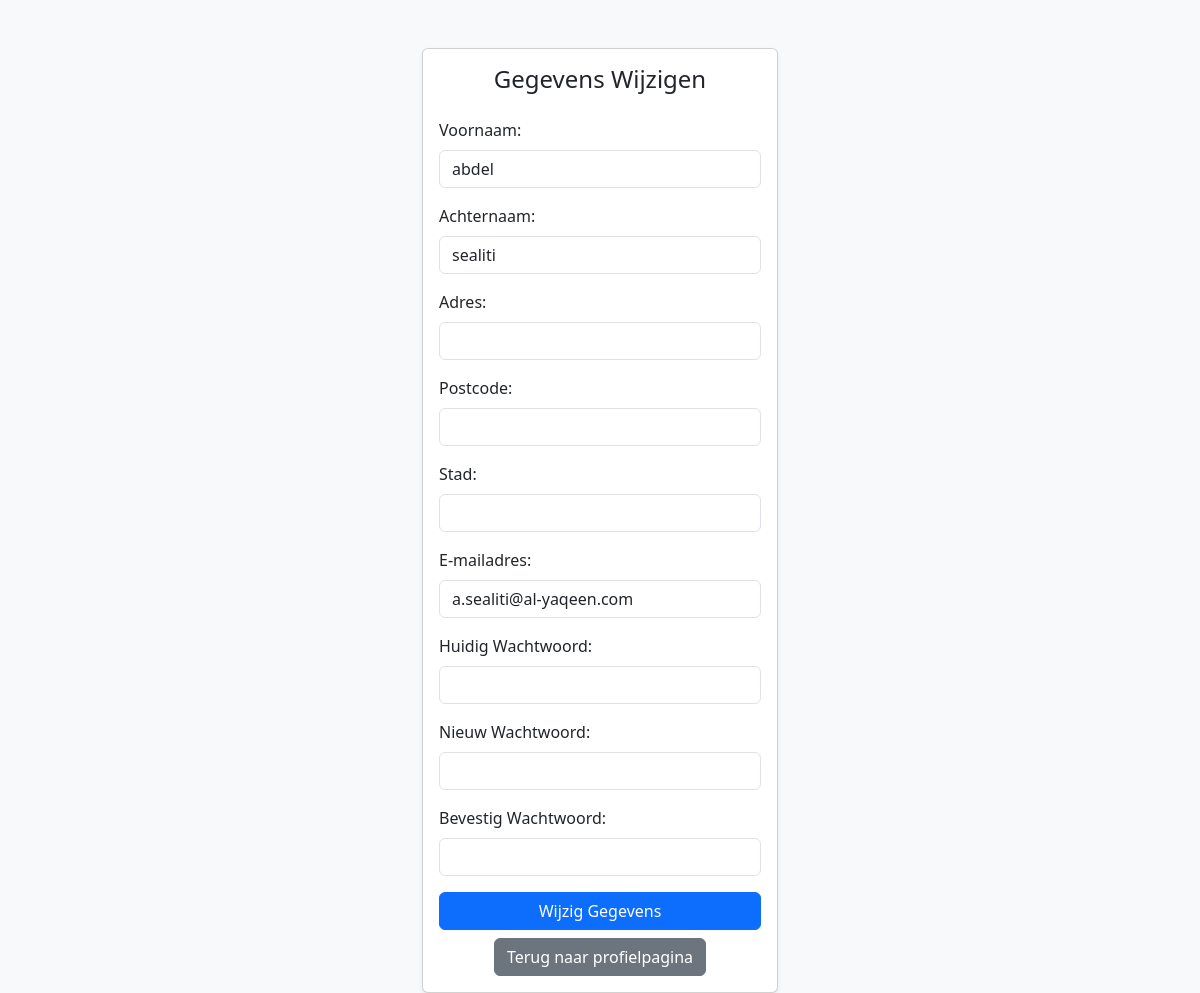
The page /edit_data.php (signed in) on the database as committed earlier.
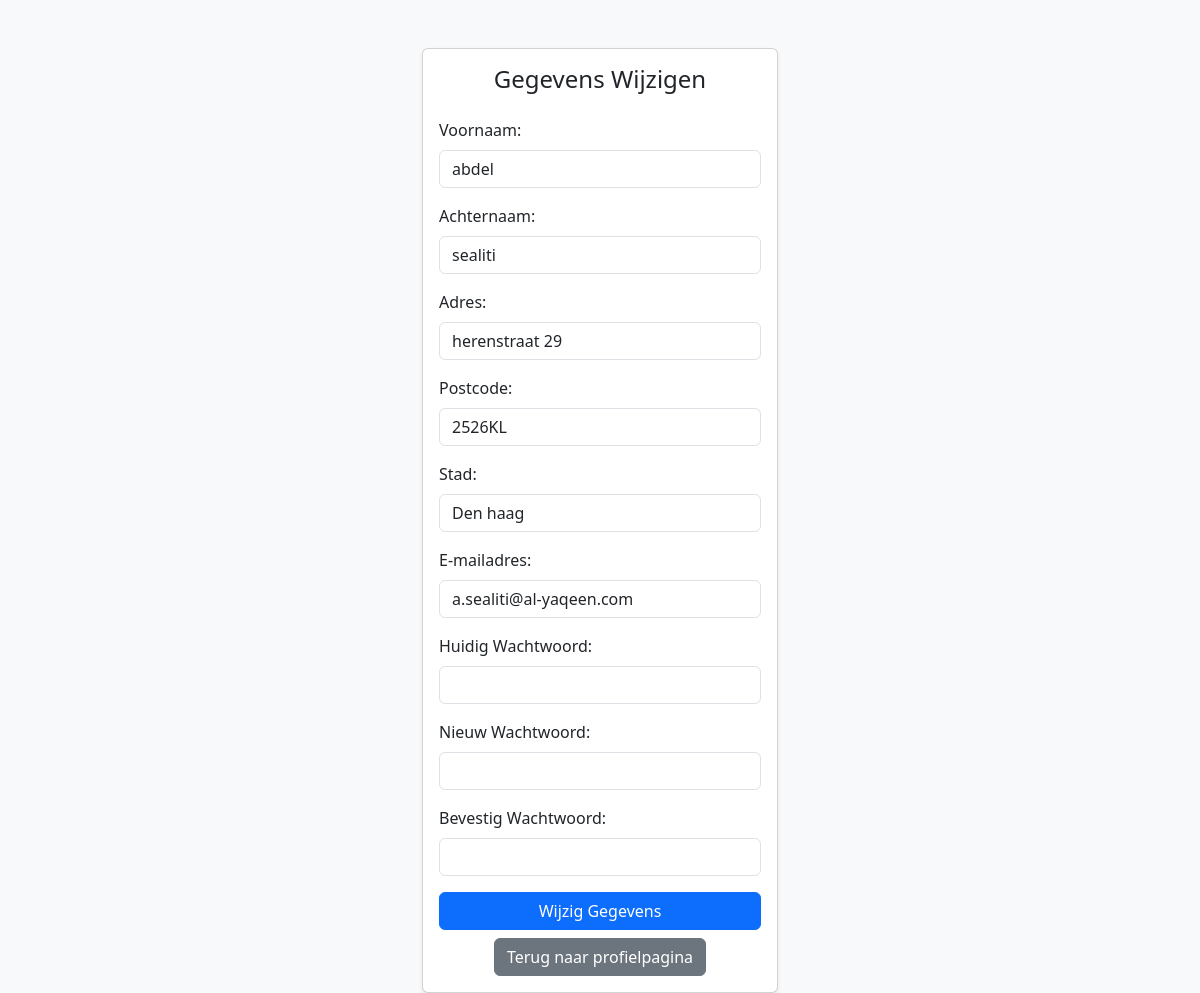
The same page on the database as committed later.
### tables this page shows
CREATE TABLE `user` (
  `id` int(11) NOT NULL,
  `email` varchar(255) NOT NULL,
  `password` varchar(255) NOT NULL,
  `first_name` varchar(255) NOT NULL,
  `last_name` varchar(255) NOT NULL,
  `role` enum('member','admin') NOT NULL
);

CREATE TABLE `purchase` (
  `id` int(11) NOT NULL,
  `fname` varchar(255) NOT NULL,
  `lname` varchar(255) NOT NULL,
  `email` varchar(255) NOT NULL,
  `address` varchar(255) NOT NULL,
  `zipcode` varchar(255) NOT NULL,
  `city` varchar(255) NOT NULL,
  `date` date NOT NULL,
  `user_id` int(11) NOT NULL,
  `scooter_id` int(11) NOT NULL
);

### edit_data.php (the view, shortened to what this page needs)
<?php
include_once 'modules/database.php';
$user = $_SESSION['user'];
$user_id = $user->id;
$stmt = $pdo->prepare("
    SELECT u.first_name, u.last_name, u.email, p.address, p.zipcode, p.city
    FROM user u
    LEFT JOIN purchase p ON u.id = p.user_id
    WHERE u.id = ?
");
$stmt->execute([$user_id]);
$userData = $stmt->fetch(PDO::FETCH_ASSOC);
$firstName = ($userData['first_name'] ?? '');
$lastName = ($userData['last_name'] ?? '');
$email = ($userData['email'] ?? '');
$address = ($userData['address'] ?? '');
$zipcode = ($userData['zipcode'] ?? '');
$city = ($userData['city'] ?? '');
?>
<!DOCTYPE html>
<html lang="nl">
<head>
    <link href="https://cdn.jsdelivr.net/npm/bootstrap@5.3.0-alpha1/dist/css/bootstrap.min.css" rel="stylesheet">
</head>
<body class="bg-light">
<div class="container mt-5">
    <div class="row justify-content-center">
        <div class="col-md-6 col-lg-4">
            <div class="card shadow-sm">
                <div class="card-body">
                    <h1 class="h4 text-center mb-4">Gegevens Wijzigen</h1>
                    <form action="" method="post">
                        <div class="mb-3">
                            <label for="first_name" class="form-label">Voornaam:</label>
                            <input type="text" name="first_name" class="form-control" id="first_name"
                                   value="<?= $firstName ?>" required>
                        </div>
                        <div class="mb-3">
                            <label for="last_name" class="form-label">Achternaam:</label>
                            <input type="text" name="last_name" class="form-control" id="last_name"
                                   value="<?= $lastName ?>" required>
                        </div>
                        <div class="mb-3">
                            <label for="address" class="form-label">Adres:</label>
                            <input type="text" name="address" class="form-control" id="address"
                                   value="<?= $address ?>" required>
                        </div>
                        <div class="mb-3">
                            <label for="zipcode" class="form-label">Postcode:</label>
                            <input type="text" name="zipcode" class="form-control" id="zipcode"
                                   value="<?= $zipcode ?>" required>
                        </div>
                        <div class="mb-3">
                            <label for="city" class="form-label">Stad:</label>
                            <input type="text" name="city" class="form-control" id="city"
                                   value="<?= $city ?>" required>
                        </div>
                        <div class="mb-3">
                            <label for="email" class="form-label">E-mailadres:</label>
                            <input type="email" name="email" class="form-control" id="email"
                                   value="<?= $email ?>" required>
                        </div>
                        <div class="mb-3">
                            <label for="current_password" class="form-label">Huidig Wachtwoord:</label>
                            <input type="password" name="current_password" class="form-control" id="current_password" required>
                        </div>
                        <div class="mb-3">
                            <label for="new_password" class="form-label">Nieuw Wachtwoord:</label>
                            <input type="password" name="new_password" class="form-control" id="new_password">
                        </div>
                        <div class="mb-3">
                            <label for="confirm_password" class="form-label">Bevestig Wachtwoord:</label>
                            <input type="password" name="confirm_password" class="form-control" id="confirm_password">
                        </div>
                        <button type="submit" class="btn btn-primary w-100">Wijzig Gegevens</button>
                        <div class="form-group text-center mt-2">
                            <a href="profile.php" class="btn btn-secondary">Terug naar profielpagina</a>
                        </div>
                    </form>
                </div>
            </div>
        </div>
    </div>
</div>
</body>
</html>

Rows that differ between the two databases and show on the page:
no longer on this page (row unchanged): user: first_name "abdel", last_name "sealiti", email "a.sealiti@al-yaqeen.com"
added purchase: first_name "abdel", last_name "sealiti", address "herenstraat 29", zipcode "2526KL", city "Den haag", email "a.sealiti@al-yaqeen.com"
